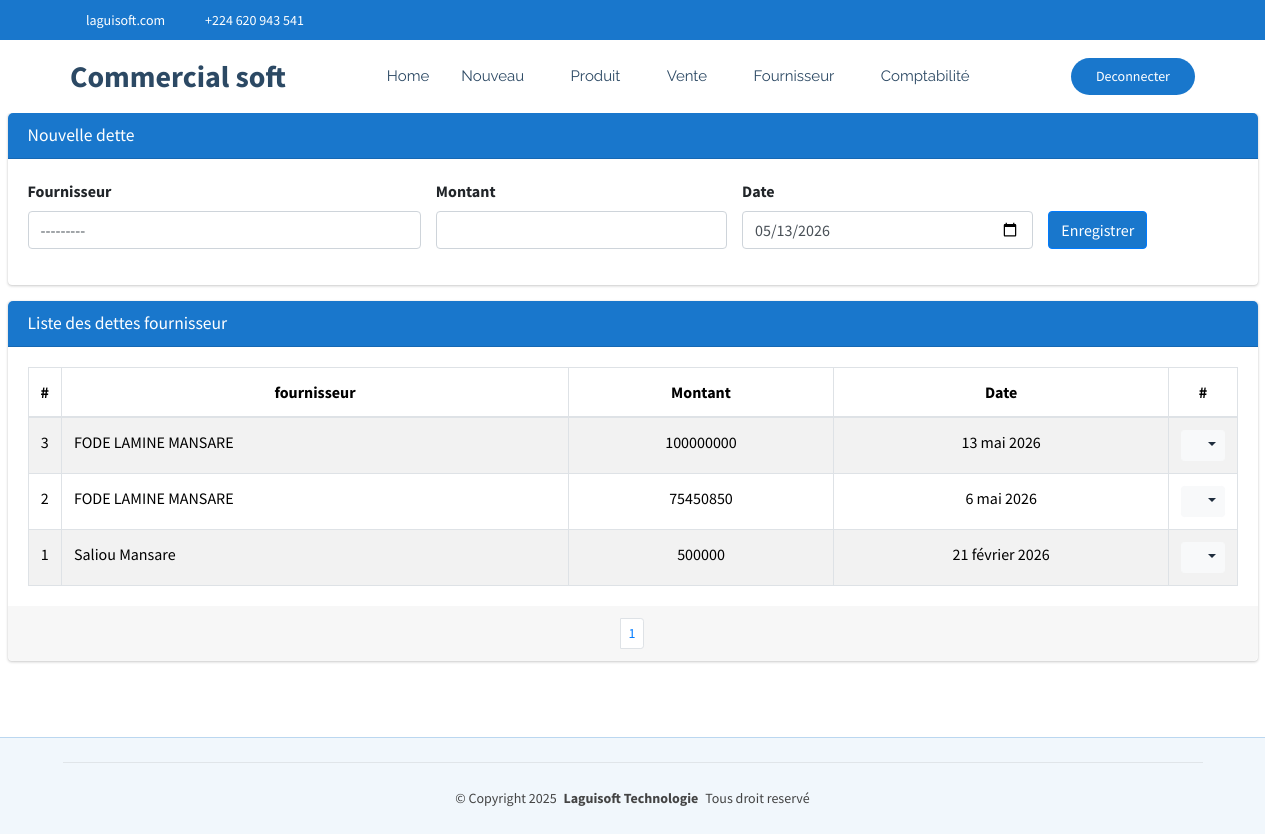
Screenshot of /commerce/commerce/detteFournisseur (signed in) with the database file from the repository.
### CommercialSoft/models.py (models this page shows)
class DetteFournisseur(models.Model):
    fournisseur=models.ForeignKey(Fournisseur, on_delete=models.CASCADE, related_name='detteFournisseur')
    montant=models.BigIntegerField()
    date=models.DateField(default=timezone.now)
    facture=models.ForeignKey(Livraison, on_delete=models.CASCADE, related_name='livraison', null=True, blank=True)

class Fournisseur(models.Model):
    nom=models.CharField(max_length=100, unique=True)
    adresse=models.CharField(max_length=30)
    telephone=models.CharField(max_length=20)
    def __str__(self):
        return self.nom

### CommercialSoft/views.py (the view)
# urls.py: path('commerce/detteFournisseur', views.detteFournisseur_list_create,name="commerce_detteFournisseur"),
@login_required
@user_passes_test(est_admin_ou_gestionnaire)
@user_passes_test(est_administrateur, est_gestionnaire)
@user_passes_test(est_admin_ou_gestionnaire)
@permission_required('CommercialSoft.add_dettefournisseur')
def detteFournisseur_list_create(request):
    if request.method == "POST":
        form = DetteFournisseurForm(request.POST)
        if form.is_valid():
            form.save()  # Sauvegarder après modification
            messages.success(request, "Dette créée avec succès !")
            return redirect('commerce_detteFournisseur')
        else:
            messages.error(request, "Erreur lors de la création de la dette.")
    else:
        form = DetteFournisseurForm()
    detteFournisseur = DetteFournisseur.objects.all().order_by('-date')
    paginator = Paginator(detteFournisseur, 15)
    page = request.GET.get('page')
    paginated_depense = paginator.get_page(page)
    return render(request, 'CommercialSoft/detteFournisseur.html', {'form': form,'listes': paginated_depense})

### CommercialSoft/forms.py
class DetteFournisseurForm(forms.ModelForm):
    class Meta:
        model = DetteFournisseur
        fields = ['fournisseur', 'montant', 'date']
        widgets = {
            'fournisseur': forms.Select(attrs={'class': 'form-control select2bs4', "id":"idFournisseur"}),
            'montant': forms.NumberInput(attrs={'class': 'form-control'}),
            'date': forms.DateInput(attrs={'class': 'form-control', 'type': 'date','id':'idDate'}),
        }

### CommercialSoft/views.py (called while the page is built)
def est_administrateur(user):
    return user.groups.filter(name='Administrateur').exists()

def est_admin_ou_gestionnaire(user):
    return (
        user.groups.filter(name="Administrateur").exists()
        or user.groups.filter(name="Gestionnaire").exists()
    )

### CommercialSoft/templates/CommercialSoft/detteFournisseur.html (shortened to what this page needs)
{% extends "CommercialSoft/starter-page.html" %}
{% load static %}
{% block css %}
    <link rel="stylesheet" href="{% static 'autre/plugins/fontawesome-free/css/all.min.css' %}">
    <link rel="stylesheet" href="https://code.ionicframework.com/ionicons/2.0.1/css/ionicons.min.css">
  <link rel="stylesheet" href="{% static 'autre/plugins/sweetalert2-theme-bootstrap-4/bootstrap-4.min.css' %}">
    <link rel="stylesheet" href="{% static 'autre/dist/css/adminlte.min.css' %}">
    <link rel="stylesheet" href="{% static 'autre/plugins/toastr/toastr.min.css' %}">
{% endblock %}
{% block corp %}
<section class="content pt-0">
  <div class="container-fluid">
            <div class="row">
              <div class="col-md-12">
                <div class="card card-primary">
                  <div class="card-header">
                    <h3 class="card-title">Nouvelle dette</h3>
                  </div>
                  <form role="form" action="{% url 'commerce_detteFournisseur' %}" method="post">
                    <div class="card-body">
                      <div class="row justify-content-center align-items-end">
                        <div class="col-md-4">
                          <div class="form-group">
                            <label for="fournisseur">Fournisseur</label>
                            {{ form.fournisseur }}
                          </div>
                        </div>
                        <div class="col-md-3">
                          <div class="form-group">
                            <label for="montant">Montant</label>
                            {{ form.montant }}
                          </div>
                        </div>
                        <div class="col-md-3">
                          <div class="form-group">
                            <label for="date">Date</label>
                            {{ form.date }}
                          </div>
                        </div>
                        <div class="col-md-2">
                            <div class="form-group">
                                <button type="submit" class="btn btn-primary">Enregistrer</button>
                            </div>
                        </div>
                      </div>
                    </div>
                  </form>
                </div>
              </div>
            </div>
    <div class="row">
      <div class="col-md-12">
        <div class="card card-primary">
            <div class="card-header">
              <h3 class="card-title">Liste des dettes fournisseur</h3>
            </div>
            <div class="card-body">
              <table class="table table-bordered table-hover table-striped">
                <thead>
                  <tr>
                    <th style="width: 10px" class="text-center">#</th>
                    <th class="text-center">fournisseur</th>
                    <th class="text-center">Montant</th>
                    <th class="text-center">Date</th>
                    <th style="width: 40px" class="text-center">#</th>
                  </tr>
                </thead>
                <tbody>
                  {% if listes %}
                    {% for liste in listes %}
                      <tr>
                        <td class="text-center">{{liste.id}}</td>
                        <td>{{liste.fournisseur}}</td>
                        <td class="text-center">{{liste.montant}}</td>
                        <td class="text-center">{{liste.date}}</td>
                        <td class="text-center">
                          <div class="btn-group">
                            <button type="button" class="btn btn-sm btn-light dropdown-toggle" data-toggle="dropdown" aria-expanded="false">
                              <i class="fas fa-cogs"></i>
                            </button>
                          </div>
                        </td>
                      </tr>
                    {% endfor %}
                  {% else %}
                    <tr>
                      <td colspan="14" class="text-center">Aucune ligne disponible pour le moment.</td>
                    </tr>
                  {% endif %}
                </tbody>
              </table>
            </div>
            <div class="card-footer clearfix">
              <ul class="pagination pagination-sm m-0 justify-content-center">
                <li class="page-item">
                  {% for num in listes.paginator.page_range %}
                    {% if listes.number == num %}
                      <li class="page-item"><a class="page-link" href="">{{ num }}</a></li>
                    {% else %}
                      <li class="page-item"><a class="page-link" href="?page={{ num }}">{{ num }}</a></li>
                    {% endif %}
                  {% endfor %}
              </ul>
            </div>
          </div>
      </div>
    </div>
  </div>
</section>
  {% endblock %}

### CommercialSoft/static/clinique/assets/css/main.css (style rules this page uses)
:root { --default-font: "Roboto", system-ui, -apple-system, "Segoe UI", Roboto, "Helvetica Neue", Arial, "Noto Sans", "Liberation Sans", sans-serif, "Apple Color Emoji", "Segoe UI Emoji", "Segoe UI Symbol", "Noto Color Emoji"; --heading-font: "Poppins", sans-serif; --nav-font: "Raleway", sans-serif; }
:root { --background-color: #ffffff; --default-color: #444444; --heading-color: #2c4964; --accent-color: #1977cc; --surface-color: #ffffff; --contrast-color: #ffffff; }
:root { --nav-color: #2c4964; --nav-hover-color: #1977cc; --nav-mobile-background-color: #ffffff; --nav-dropdown-background-color: #ffffff; --nav-dropdown-color: #2c4964; --nav-dropdown-hover-color: #1977cc; }
:root { scroll-behavior: smooth; }
body { color: var(--default-color); background-color: var(--background-color); font-family: var(--default-font); }
h1, h2, h3, h4, h5, h6 { color: var(--heading-color); font-family: var(--heading-font); }
section, .section { color: var(--default-color); background-color: var(--background-color); padding: 60px 0; scroll-margin-top: 72px; overflow: clip; }

### rows the page displays
DetteFournisseur: id "3", fournisseur "FODE LAMINE MANSARE", montant "100000000", date "13 mai 2026"
DetteFournisseur: id "2", fournisseur "FODE LAMINE MANSARE", montant "75450850", date "6 mai 2026"
DetteFournisseur: id "1", fournisseur "Saliou Mansare", montant "500000", date "21 février 2026"

### other values shown
{{ num }} "1"
